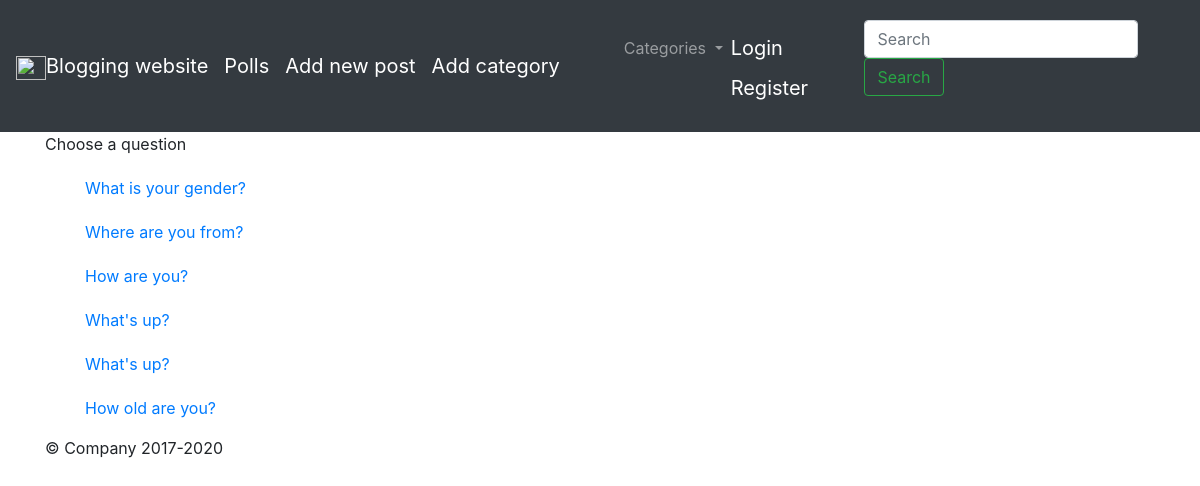
Screenshot of /polls/ with the database file from the repository.
### polls/models.py (models this page shows, shortened)
class Question(models.Model):
    question_text = models.CharField(max_length=200)
    pub_date = models.DateTimeField('date published')
    def was_published_recently(self):
        now = timezone.now()
        return now - datetime.timedelta(days=1) <= self.pub_date <= now
    was_published_recently.admin_order_field = 'pub_date'
    was_published_recently.boolean = True
    was_published_recently.short_description = 'Published recently?'

### polls/views.py (the view)
# urls.py: path('', views.IndexView.as_view(), name='index'),
class IndexView(generic.ListView):
    template_name = 'polls/index.html'
    context_object_name = 'latest_question_list'
    def get_queryset(self):
        return Question.objects.filter(
            pub_date__lte=timezone.now()
        ).order_by('-pub_date')

### blog/context_processors.py (called while the page is built)
def basetest(request):
    cat_list = Category.objects.values_list("category_name", flat=True)
    return {
        'testname': cat_list
    }

### polls/templates/polls/index.html
{% extends 'blog/base.html' %}
{% block main_content %}
<h1>Choose a question</h1>
{% if latest_question_list %}
    <ul>
    {% for question in latest_question_list %}
        <li><a href="{% url 'polls:detail' question.id %}">{{ question.question_text }}</a></li>
    {% endfor %}
    </ul>
{% else %}
    <p>No polls are available.</p>
{% endif %}
{% endblock %}

### blog/static/blog/css/style.css (style rules this page uses)
body { color: darkslategray; font-size: 20px; }
a { color: royalblue; }
li { margin-top: 20px; list-style: none; }

### rows the page displays
Question: question_text "What is your gender?"
Question: question_text "Where are you from?"
Question: question_text "How are you?"
Question: question_text "What's up?"
Question: question_text "What's up?"
Question: question_text "How old are you?"
